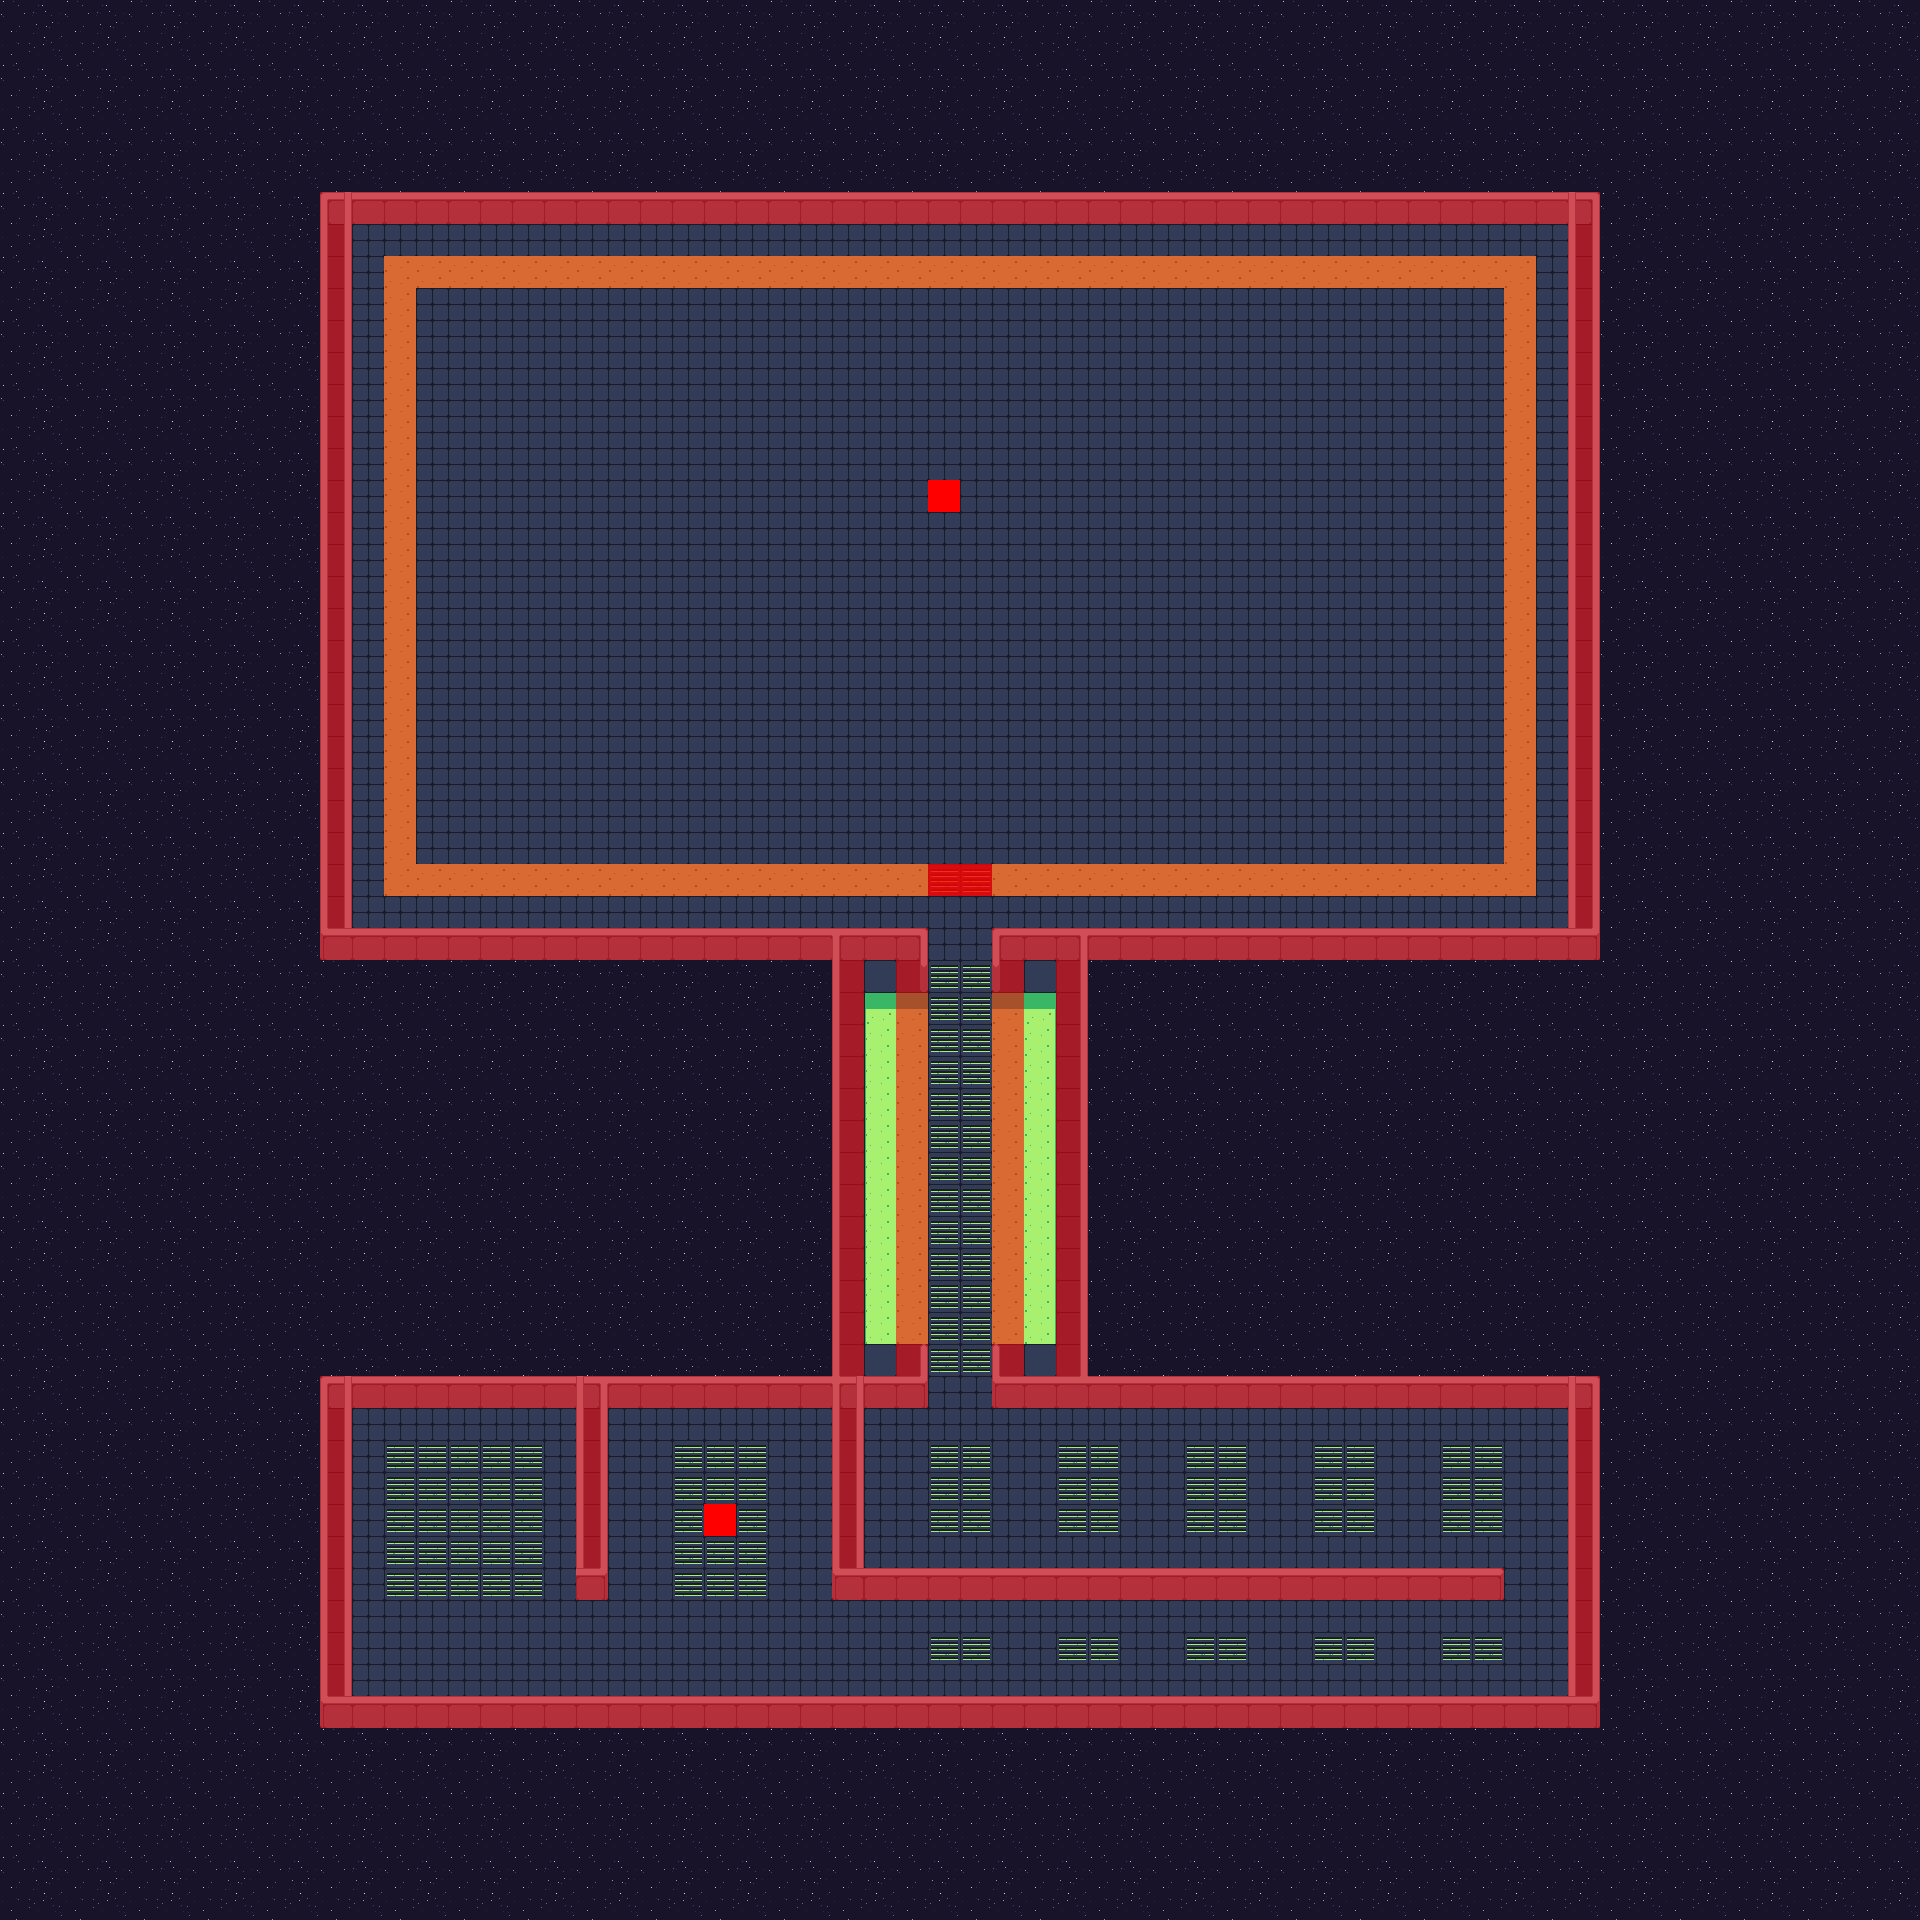

The image is a tile-based game level rendered from a .tmx file. Its description and source (layers, tilesets, objects; grid data summarised) follow:
An orthogonal 60x60 tile map with 32x32 px tiles, 9 tile layers (Background, Floor, Walls, Walls 2, ...), 1 hidden layer not drawn, 3 tilesets.

<map version="1.9" tiledversion="1.9.2" orientation="orthogonal" renderorder="right-down" width="60" height="60" tilewidth="32" tileheight="32" infinite="0" nextlayerid="13" nextobjectid="1">
 <tileset firstgid="1" source="tileset_3.tsx" />
 <tileset firstgid="37" source="tileset_1.tsx" />
 <tileset firstgid="888" source="tileset_5.tsx" />
 <group id="2" name="UI">
  <layer id="1" name="Background" width="60" height="60">
   <data>[3600 cells, 3600 non-empty, 4 distinct tile ids]</data>
  </layer>
  <layer id="3" name="Floor" width="60" height="60">
   <data>[3600 cells, 1504 non-empty, 9 distinct tile ids]</data>
  </layer>
  <layer id="4" name="Walls" width="60" height="60">
   <data>[3600 cells, 280 non-empty, 20 distinct tile ids]</data>
  </layer>
  <layer id="12" name="Walls 2" width="60" height="60">
   <data>[3600 cells, 79 non-empty, 5 distinct tile ids]</data>
  </layer>
  <layer id="5" name="Decor" width="60" height="60">
   <data>[3600 cells, 188 non-empty, 2 distinct tile ids]</data>
  </layer>
 </group>
 <group id="6" name="UX">
  <layer id="7" name="Collisions" width="60" height="60" opacity="0.56">
   <data>[3600 cells, 408 non-empty, 1 distinct tile ids]</data>
  </layer>
  <layer id="8" name="Boss collisions" width="60" height="60" opacity="0.8">
   <data>[3600 cells, 2 non-empty, 1 distinct tile ids]</data>
  </layer>
  <layer id="9" name="Player" width="60" height="60" visible="0">
   <data>[3600 cells, 1 non-empty, 1 distinct tile ids]</data>
  </layer>
  <layer id="10" name="Enemies" width="60" height="60">
   <data>[3600 cells, 1 non-empty, 1 distinct tile ids]</data>
  </layer>
  <layer id="11" name="Boss" width="60" height="60">
   <data>[3600 cells, 1 non-empty, 1 distinct tile ids]</data>
  </layer>
 </group>
</map>
